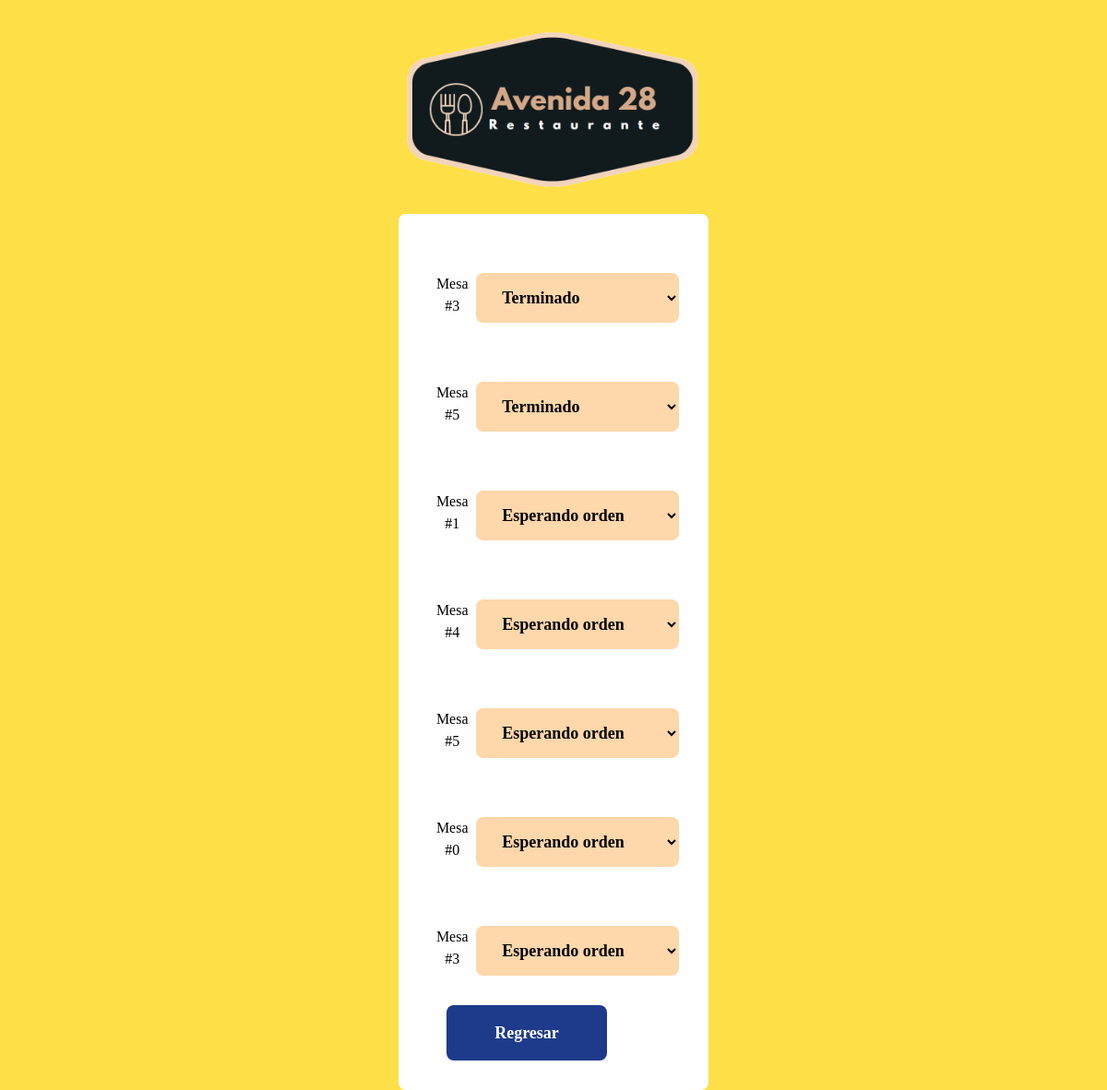
The page /visualizarpedidos on the database its author committed.
### tables this page shows
CREATE TABLE 'pedido' (
  'pedido_id' INTEGER NULL DEFAULT NULL,
  'numero_mesa' INTEGER NULL DEFAULT NULL,
  'fecha' VARCHAR NULL DEFAULT NULL,
  'estado_id' INTEGER NULL DEFAULT NULL,
  'cliente_id' INTEGER NULL DEFAULT NULL,
  PRIMARY KEY ('pedido_id'),
  FOREIGN KEY ('estado_id') REFERENCES 'estado' ('estado_id'),
  FOREIGN KEY ('cliente_id') REFERENCES 'cliente' ('cliente_id')
);

CREATE TABLE 'estado' (
  'estado_id' INTEGER NULL DEFAULT NULL,
  'nombre' INTEGER NULL DEFAULT NULL,
  PRIMARY KEY ('estado_id')
);

### app.py (the view)
@app.route("/visualizarpedidos",methods=['GET','POST'])
def visualizarpedidos():
    if request.method == 'GET':
        con = CreateConnection()
        cur = con.cursor()
        pedido = cur.execute("""
        SELECT numero_mesa, estado.nombre FROM pedido
        INNER JOIN estado ON estado.estado_id = pedido.estado_id""")
        print(pedido)
        estados = pedido.fetchall()
        return render_template("visualizarpedidos.html",estados = estados)

### app.py (called while the page is built)
def CreateConnection(db = "restaurante.db"):
    con = sqlite3.connect(db)
    return con

### templates/visualizarpedidos.html (shortened to what this page needs)
<!doctype html>
<html>
<head>
  <script src="https://cdn.tailwindcss.com"></script>
</head>
<body class="bg-yellow-300 w-full h-full font-serif">
  {% block content %}
  <div class="h-full flex flex-col items-center align-center">
      <div class=" p-6 text-5xl text-black font-bold rounded-lg  text-center align-center ">
        <img class="w-80" src="{{url_for('static',filename='images/logo.png')}}">
      </div>
    <div class="  flex  px-8 bg-white py-8 flex-auto flex-col rounded-lg text-center align-center justify-between ">
      {% for page in estados %}
      <div class="flex flex-row w-full  cursor-pointer py-8  ">
        <div class="basis-1/4 object-center">Mesa #{{page[0]}}</div>
        <select class="w-full  px-6  p-4 bg-orange-200 rounded-lg text-black text-lg font-bold " value ="{{page[1]}}">
          <option value='{{page[1]}}'>{{page[1]}}</option>
        </select>
      </div>
      {% endfor %}
      <div class="flex flex-row">
        <div  class=" cursor-pointer mx-5 p-4 bg-blue-900 rounded-lg text-white text-lg font-bold duration-150 hover:bg-slate-700">
            <a href="{{url_for('pedidomesero')}}"  class="basis-1/2 cursor-pointer mx-5 p-4 bg-blue-900 rounded-lg text-white text-lg font-bold duration-150 hover:bg-slate-700">
              Regresar
            </a>
        </div>
    </div>
    </div>
  </div>
  {% endblock %}
</body>
</html>

### rows shown on the page
pedido: numero_mesa "3", nombre "Terminado"
pedido: numero_mesa "5", nombre "Terminado"
pedido: numero_mesa "1", nombre "Esperando orden"
pedido: numero_mesa "4", nombre "Esperando orden"
pedido: numero_mesa "5", nombre "Esperando orden"
pedido: numero_mesa "0", nombre "Esperando orden"
pedido: numero_mesa "3", nombre "Esperando orden"
